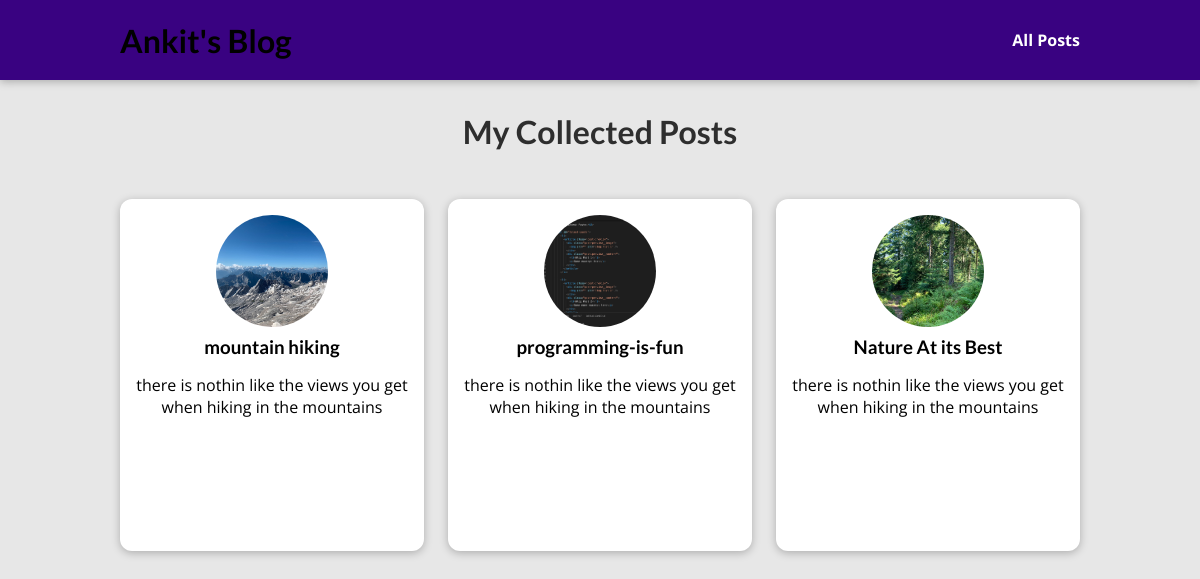
The page /posts on the database its author committed.
### blog/models.py (models this page shows)
class Post(models.Model):
    title=models.CharField(max_length=150)
    excerpt=models.CharField(max_length=200)
    image=models.ImageField(upload_to="Posts",null=True)
    date=models.DateField(auto_now=True)
    slug =models.SlugField(unique=True,db_index=True)
    content=models.TextField(validators=[MinLengthValidator(10)])
    author=models.ForeignKey(Author, on_delete=models.SET_NULL, null=True,related_name='posts')
    tags=models.ManyToManyField(Tag)

### blog/views.py (the view)
# urls.py: path("posts",views.AllPostView.as_view(),name="posts-page"),
class AllPostView(ListView):
    template_name="blog/all-posts.html"
    model=Post
    ordering=["-date"]
    context_object_name="all_posts"

### blog/templates/blog/all-posts.html (shortened to what this page needs)
{% extends "base.html" %}
{% load static %}
{% block css_files %}
<link rel="stylesheet" href="{% static 'blog/post.css' %}"/>
<link rel="stylesheet" href="{% static 'blog/all-posts.css' %}"/>
{% endblock %}
{% block content %}
<section id="all-posts">
    <h2>My Collected Posts</h2>
    <ul>
        {% for post in all_posts %}
        {% include 'blog/includes/post.html'%}
        {% endfor %}
    </ul>
</section>
{%endblock%}

### blog/templates/blog/includes/post.html
<li>
    <article class="post">
        <a href="{%url 'post-detail-page' post.slug%}">
            <img src="{{post.image.url}}" alt="{{post.title}}"/>
            <div class="post__content">
                <h3>{{post.title}}</h3>
                <p>{{post.excerpt}}</p>
            </div>
        </a>
    </article>
</li>

### static/app.css (style rules this page uses)
* { box-sizing: border-box; }
html { font-family: 'Open Sans', 'Lato', sans-serif; }
body { margin: 0; }
h1, h2, h3 { font-family: 'Lato', sans-serif; font-weight: bold; }

### blog/static/blog/post.css (style rules this page uses)
.post { display: flex; flex-direction: column; align-items: center; text-align: center; }
.post a { text-decoration: none; color: black; transition: all 0.2s ease; padding: 1rem; }
.post img { width: 5rem; height: 5rem; object-fit: cover; border-radius: 50%; }
.post h3 { margin: 0.25rem 0; }

### blog/static/blog/all-posts.css (style rules this page uses)
body { background-color: #e7e7e7; }
#all-posts { margin: 7rem auto; width: 90%; max-width: 60rem; }
#all-posts h2 { text-align: center; font-size: 2rem; color: #2e2e2e; margin: 3rem 0; }
ul { list-style: none; margin: 0; padding: 0; display: grid; grid-template-columns: repeat(auto-fill, minmax(17rem, 1fr)); gap: 1.5rem; }
.post img { width: 7rem; height: 7rem; }
.post a { height: 22rem; transform-origin: center; box-shadow: 0 2px 8px rgba(0, 0, 0, 0.25); border-radius: 12px; background-color: white; }

### rows shown on the page
Post: image (picture), title "mountain hiking", excerpt "there is nothin like the views you get when hiking in the mountains"
Post: image (picture), title "programming-is-fun", excerpt "there is nothin like the views you get when hiking in the mountains"
Post: image (picture), title "Nature At its Best", excerpt "there is nothin like the views you get when hiking in the mountains"
